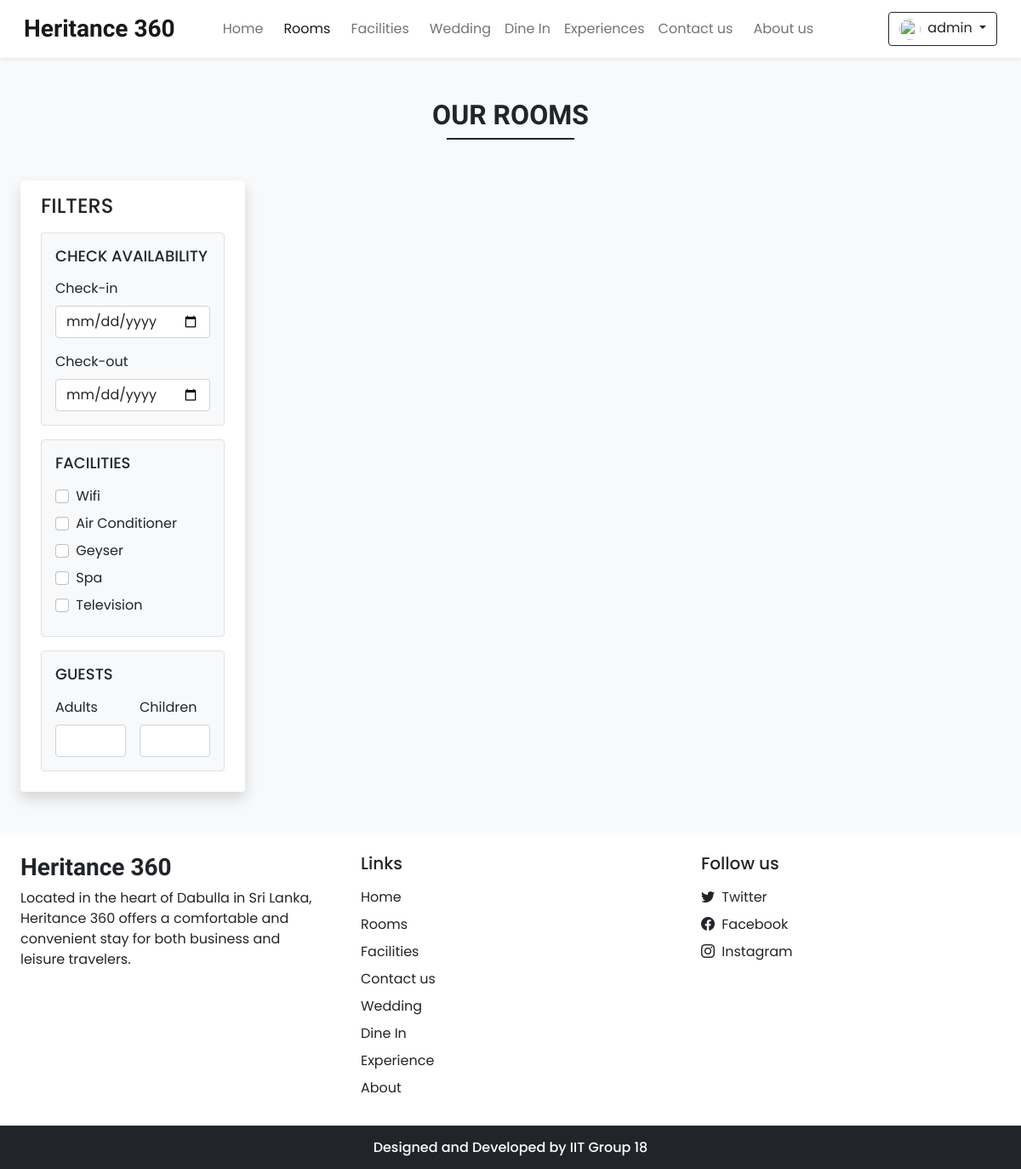
/rooms.php (signed in), run on the app's committed database.
### tables this page shows
CREATE TABLE `settings` (
  `sr_no` int NOT NULL AUTO_INCREMENT,
  `site_title` varchar(50) NOT NULL,
  `site_about` varchar(250) NOT NULL,
  `shutdown` tinyint(1) NOT NULL,
  PRIMARY KEY (`sr_no`)
);

CREATE TABLE `facilities` (
  `id` int NOT NULL AUTO_INCREMENT,
  `icon` varchar(100) NOT NULL,
  `name` varchar(50) NOT NULL,
  `description` varchar(250) NOT NULL,
  PRIMARY KEY (`id`)
);

### admin/inc/db_config.php (called while the page is built, shortened)
<?php
  function selectAll($table)
  {
    $con = $GLOBALS['con'];
    $res = mysqli_query($con,"SELECT * FROM $table");
    return $res;
  }
  function select($sql,$values,$datatypes)
  {
    $con = $GLOBALS['con'];
    if($stmt = mysqli_prepare($con,$sql))
    {
      if (!empty($values) && !empty($datatypes)) {
      mysqli_stmt_bind_param($stmt, $datatypes, ...$values);
    }
      if(mysqli_stmt_execute($stmt)){
        $res = mysqli_stmt_get_result($stmt);
        return $res;
      }
      else{
        mysqli_stmt_close($stmt);
        die("Query cannot be executed - Select");
      }
    }
    else{
      die("Query cannot be prepared - Select");
    }
  }
?>

### rooms.php (the view, shortened to what this page needs)
<!DOCTYPE html>
<html lang="en">
<head>
  <?php require('inc/links.php'); ?>
</head>
<body class="bg-light">
  <?php
    require('inc/header.php');
    $checkin_default="";
    $checkout_default="";
    $adult_default="";
    $children_default="";
  ?>
  <div class="my-5 px-4">
    <h2 class="fw-bold h-font text-center">OUR ROOMS</h2>
    <div class="h-line bg-dark"></div>
  </div>
  <div class="container-fluid">
    <div class="row">
      <div class="col-lg-3 col-md-12 mb-lg-0 mb-4 ps-4">
        <nav class="navbar navbar-expand-lg navbar-light bg-white rounded shadow">
          <div class="container-fluid flex-lg-column align-items-stretch">
            <h4 class="mt-2">FILTERS</h4>
            <div class="collapse navbar-collapse flex-column align-items-stretch mt-2" id="filterDropdown">
              <div class="border bg-light p-3 rounded mb-3">
                <h5 class="d-flex align-items-center justify-content-between mb-3" style="font-size: 18px;">
                  <span>CHECK AVAILABILITY</span>
                </h5>
                <label class="form-label">Check-in</label>
                <input type="date" class="form-control shadow-none mb-3" value="<?php echo $checkin_default ?>" id="checkin" onchange="chk_avail_filter()"
                min="<?php echo date('Y-m-d'); ?>">
                <label class="form-label">Check-out</label>
                <input type="date" class="form-control shadow-none" value="<?php echo $checkout_default ?>"  id="checkout" onchange="chk_avail_filter()"
                min="<?php echo date('Y-m-d', strtotime('+1 day')); ?>">
              </div>
              <div class="border bg-light p-3 rounded mb-3">
                <h5 class="d-flex align-items-center justify-content-between mb-3" style="font-size: 18px;">
                  <span>FACILITIES</span>
                </h5>
                <?php
                  $facilities_q = selectAll('facilities');
                  while($row = mysqli_fetch_assoc($facilities_q))
                  {
                    echo<<<facilities
                      <div class="mb-2">
                        <input type="checkbox" onclick="fetch_rooms()" name="facilities" value="$row[id]" class="form-check-input shadow-none me-1" id="$row[id]">
                        <label class="form-check-label" for="$row[id]">$row[name]</label>
                      </div>
                    facilities;
                  }
                ?>
              </div>
              <div class="border bg-light p-3 rounded mb-3">
                <h5 class="d-flex align-items-center justify-content-between mb-3" style="font-size: 18px;">
                  <span>GUESTS</span>
                </h5>
                <div class="d-flex">
                  <div class="me-3">
                    <label class="form-label">Adults</label>
                    <input type="number" min="1" id="adults" value="<?php echo $adult_default ?>" oninput="guests_filter()" class="form-control shadow-none">
                  </div>
                  <div>
                    <label class="form-label">Children</label>
                    <input type="number" min="1" id="children" value="<?php echo $children_default ?>" oninput="guests_filter()" class="form-control shadow-none">
                  </div>
                </div>
              </div>
            </div>
          </div>
        </nav>
      </div>
      <div class="col-lg-9 col-md-12 px-4" id="rooms-data">
      </div>
    </div>
  </div>
  <?php require('inc/footer.php'); ?>
</body>
</html>

### inc/header.php (shortened to what this page needs)
<nav id="nav-bar" class="navbar navbar-expand-lg navbar-light bg-white px-lg-3 py-lg-2 shadow-sm sticky-top">
  <div class="container-fluid">
    <a class="navbar-brand me-5 fw-bold fs-3 h-font" href="index.php"><?php echo $settings_r['site_title'] ?></a>
    <div class="collapse navbar-collapse" id="navbarSupportedContent">
      <ul class="navbar-nav me-auto mb-2 mb-lg-0">
        <li class="nav-item">
          <a class="nav-link me-2" href="index.php">Home</a>
        </li>
        <li class="nav-item">
          <a class="nav-link me-2" href="rooms.php">Rooms</a>
        </li>
        <li class="nav-item">
          <a class="nav-link me-2" href="facilities.php">Facilities</a>
        </li>
        <li class="nav-item">
          <a class="nav-link" href="wedding_halls.php">Wedding</a>
        </li>
        <li class="nav-item">
          <a class="nav-link" href="dine_in.php">Dine In</a>
        </li>
        <li class="nav-item">
          <a class="nav-link" href="experience.php">Experiences</a>
        </li>
        <li class="nav-item">
          <a class="nav-link me-2" href="contact.php">Contact us</a>
        </li>
        <li class="nav-item">
          <a class="nav-link" href="about.php">About us</a>
        </li>
      </ul>
      <div class="d-flex">
        <?php
          if(isset($_SESSION['login']) && $_SESSION['login']==true)
          {
            $path = USERS_IMG_PATH;
            echo<<<data
              <div class="btn-group">
                <button type="button" class="btn btn-outline-dark shadow-none dropdown-toggle" data-bs-toggle="dropdown" data-bs-display="static" aria-expanded="false">
                  <img src="$path$_SESSION[uPic]" style="width: 25px; height: 25px;" class="me-1 rounded-circle">
                  $_SESSION[uName]
                </button>
                <ul class="dropdown-menu dropdown-menu-lg-end">
                  <li><a class="dropdown-item" href="profile.php">Profile</a></li>
                  <li><a class="dropdown-item" href="bookings.php">Bookings</a></li>
                  <li><a class="dropdown-item" href="logout.php">Logout</a></li>
                </ul>
              </div>
            data;
          }
        ?>
      </div>
    </div>
  </div>
</nav>

### inc/footer.php (shortened to what this page needs)
<div class="container-fluid bg-white mt-5">
    <div class="row">
        <div class="col-lg-4 p-4">
            <h3 class="h-font fw-bold fs-3 mb-2"><?php echo $settings_r['site_title'] ?></h3>
            <p>
                <?php echo $settings_r['site_about'] ?>
            </p>
        </div>
        <div class="col-lg-4 p-4">
            <h5 class="mb-3">Links</h5>
            <a href="index.php" class="d-inline-block mb-2 text-dark text-decoration-none">Home</a> <br>
            <a href="rooms.php" class="d-inline-block mb-2 text-dark text-decoration-none">Rooms</a> <br>
            <a href="facilities.php" class="d-inline-block mb-2 text-dark text-decoration-none">Facilities</a> <br>
            <a href="contact.php" class="d-inline-block mb-2 text-dark text-decoration-none">Contact us</a> <br>
            <a href="wedding_halls.php" class="d-inline-block mb-2 text-dark text-decoration-none">Wedding</a><br>
            <a href="dine_in.php" class="d-inline-block mb-2 text-dark text-decoration-none">Dine In</a><br>
            <a href="experience.php" class="d-inline-block mb-2 text-dark text-decoration-none">Experience</a><br>
            <a href="about.php" class="d-inline-block mb-2 text-dark text-decoration-none">About</a><br>
        </div>
        <div class="col-lg-4 p-4">
            <h5 class="mb-3">Follow us</h5>
            <?php
            if ($contact_r['tw'] != '') {
                echo <<<data
              <a href="$contact_r[tw]" class="d-inline-block text-dark text-decoration-none mb-2">
                <i class="bi bi-twitter me-1"></i> Twitter
              </a><br>
            data;
            }
            ?>
            <a href="<?php echo $contact_r['fb'] ?>" class="d-inline-block text-dark text-decoration-none mb-2">
                <i class="bi bi-facebook me-1"></i> Facebook
            </a><br>
            <a href="<?php echo $contact_r['insta'] ?>" class="d-inline-block text-dark text-decoration-none">
                <i class="bi bi-instagram me-1"></i> Instagram
            </a><br>
        </div>
    </div>
</div>
<h6 class="text-center bg-dark text-white p-3 m-0">Designed and Developed by IIT Group 18</h6>

### css/common.css (style rules this page uses)
:root { --teal: #2ec1ac; --teal_hover: #279e8c; }
* { font-family: 'Poppins', sans-serif; }
.h-font { font-family: 'Merienda', cursive; }
input[type=number] { -moz-appearance: textfield; }
.h-line { width: 150px; margin: 0 auto; height: 1.7px; }

### data on the page
settings: site_title "Heritance 360", site_about "Located in the heart of Dabulla in Sri Lanka, Heritance 360 offers a comfortable and convenient stay for both business and leisure travelers."
facilities: name "Wifi"
facilities: name "Air Conditioner"
facilities: name "Geyser"
facilities: name "Spa"
facilities: name "Television"

### other printed values
$_SESSION[uName] "admin"
